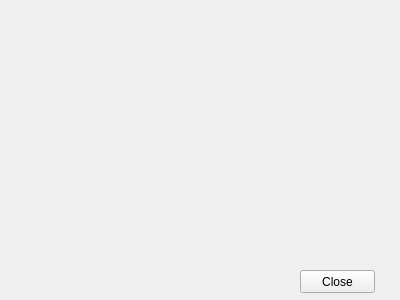
<?xml version="1.0" encoding="UTF-8"?>
<ui version="4.0">
 <class>Histogram</class>
 <widget class="QWidget" name="Histogram">
  <property name="geometry">
   <rect>
    <x>0</x>
    <y>0</y>
    <width>400</width>
    <height>300</height>
   </rect>
  </property>
  <property name="windowTitle">
   <string>Form</string>
  </property>
  <widget class="QCustomPlot" name="customPlot" native="true">
   <property name="geometry">
    <rect>
     <x>9</x>
     <y>9</y>
     <width>381</width>
     <height>251</height>
    </rect>
   </property>
  </widget>
  <widget class="QPushButton" name="pushButton">
   <property name="geometry">
    <rect>
     <x>300</x>
     <y>270</y>
     <width>75</width>
     <height>23</height>
    </rect>
   </property>
   <property name="text">
    <string>Close</string>
   </property>
  </widget>
 </widget>
 <customwidgets>
  <customwidget>
   <class>QCustomPlot</class>
   <extends>QWidget</extends>
   <header>qcustomplot.h</header>
   <container>1</container>
  </customwidget>
 </customwidgets>
 <resources/>
 <connections/>
</ui>
